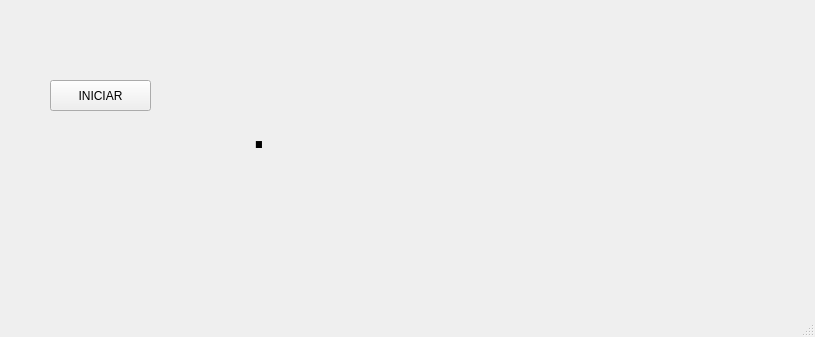
<?xml version="1.0" encoding="UTF-8"?>
<ui version="4.0">
 <class>MainWindow</class>
 <widget class="QMainWindow" name="MainWindow">
  <property name="geometry">
   <rect>
    <x>0</x>
    <y>0</y>
    <width>815</width>
    <height>337</height>
   </rect>
  </property>
  <property name="windowTitle">
   <string>MainWindow</string>
  </property>
  <widget class="QWidget" name="centralwidget">
   <widget class="QPushButton" name="pushButton">
    <property name="geometry">
     <rect>
      <x>50</x>
      <y>80</y>
      <width>101</width>
      <height>31</height>
     </rect>
    </property>
    <property name="text">
     <string>INICIAR</string>
    </property>
   </widget>
   <widget class="QLabel" name="labelText">
    <property name="geometry">
     <rect>
      <x>250</x>
      <y>30</y>
      <width>541</width>
      <height>191</height>
     </rect>
    </property>
    <property name="font">
     <font>
      <pointsize>48</pointsize>
     </font>
    </property>
    <property name="text">
     <string>.</string>
    </property>
   </widget>
  </widget>
  <widget class="QMenuBar" name="menubar">
   <property name="geometry">
    <rect>
     <x>0</x>
     <y>0</y>
     <width>815</width>
     <height>21</height>
    </rect>
   </property>
  </widget>
  <widget class="QStatusBar" name="statusbar"/>
 </widget>
 <resources/>
 <connections/>
</ui>
